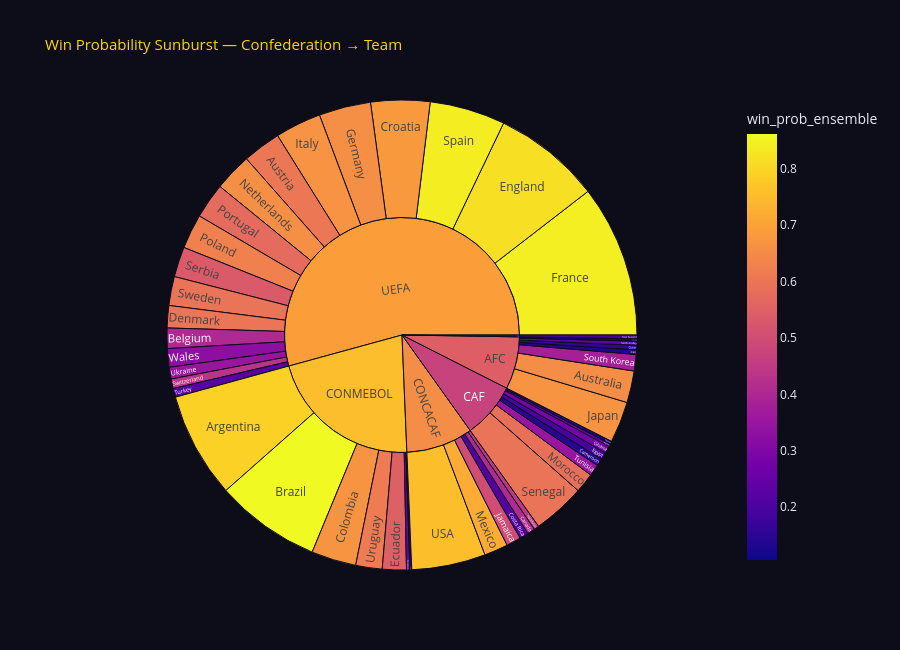

Notebook code for this chart:
### Code cell
fig = px.sunburst(
    pred_df, path=['confederation','team_name'],
    values='win_prob_ensemble', color='win_prob_ensemble',
    color_continuous_scale='plasma',
    title='Win Probability Sunburst — Confederation → Team',
    height=650,
)
fig.update_layout(
    paper_bgcolor='#0d0d1a', font_color='#e8e8f0',
    title_font_color='#FFD700', title_font_size=15)
fig.show()

### Figure 1 — Plotly figure (JSON) as saved in the notebook; plotly's stock layout.template omitted (floating-point values rounded to 4 significant figures)
{"data": [{"branchvalues": "total", "customdata": [[0.8613], [0.8164], [0.8392], [0.7896], [0.8438], [0.6699], [0.7555], [0.6677], [0.6581], [0.6796], [0.6573], [0.6039], [0.628], [0.5339], [0.6694], [0.6536], [0.5974], [0.7184], [0.5742], [0.6001], [0.6139], [0.5966], [0.4964], [0.5887], [0.5474], [0.3509], [0.3284], [0.4042], [0.4355], [0.4093], [0.3495], [0.4464], [0.3814], [0.2823], [0.2158], [0.1934], [0.238], [0.2501], [0.227], [0.2467], [0.1933], [0.1609], [0.1456], [0.1322], [0.158], [0.1276], [0.1065], [0.7534], [0.6923], [0.5452], [0.6532], [0.4723], [0.1933]], "domain": {"x": [0, 1], "y": [0, 1]}, "hovertemplate": "labels=%{label}<br>win_prob_ensemble_sum=%{value}<br>parent=%{parent}<br>id=%{id}<br>win_prob_ensemble=%{color}<extra></extra>", "ids": ["CONMEBOL/Brazil", "UEFA/England", "UEFA/Spain", "CONMEBOL/Argentina", "UEFA/France", "AFC/Japan", "CONCACAF/USA", "UEFA/Italy", "UEFA/Netherlands", "UEFA/Croatia", "UEFA/Germany", "UEFA/Austria", "UEFA/Poland", "UEFA/Serbia", "CONMEBOL/Colombia", "AFC/Australia", "UEFA/Sweden", "CONCACAF/Mexico", "UEFA/Portugal", "UEFA/Denmark", "CONMEBOL/Uruguay", "CAF/Senegal", "CONCACAF/Jamaica", "CAF/Morocco", "CONMEBOL/Ecuador", "CAF/Tunisia", "UEFA/Wales", "UEFA/Belgium", "UEFA/Switzerland", "CONCACAF/Canada", "UEFA/Ukraine", "CONCACAF/Honduras", "AFC/South Korea", "CAF/Ghana", "CONCACAF/Costa Rica", "CAF/Egypt", "AFC/Saudi Arabia", "CONMEBOL/Paraguay", "UEFA/Turkey", "CAF/Algeria", "OFC/New Zealand", "AFC/Qatar", "CAF/Cameroon", "AFC/Iran", "CONMEBOL/Peru", "CAF/Nigeria", "AFC/China", "CONMEBOL", "UEFA", "AFC", "CONCACAF", "CAF", "OFC"], "labels": ["Brazil", "England", "Spain", "Argentina", "France", "Japan", "USA", "Italy", "Netherlands", "Croatia", "Germany", "Austria", "Poland", "Serbia", "Colombia", "Australia", "Sweden", "Mexico", "Portugal", "Denmark", "Uruguay", "Senegal", "Jamaica", "Morocco", "Ecuador", "Tunisia", "Wales", "Belgium", "Switzerland", "Canada", "Ukraine", "Honduras", "South Korea", "Ghana", "Costa Rica", "Egypt", "Saudi Arabia", "Paraguay", "Turkey", "Algeria", "New Zealand", "Qatar", "Cameroon", "Iran", "Peru", "Nigeria", "China", "CONMEBOL", "UEFA", "AFC", "CONCACAF", "CAF", "OFC"], "marker": {"coloraxis": "coloraxis", "colors": [0.8613, 0.8164, 0.8392, 0.7896, 0.8438, 0.6699, 0.7555, 0.6677, 0.6581, 0.6796, 0.6573, 0.6039, 0.628, 0.5339, 0.6694, 0.6536, 0.5974, 0.7184, 0.5742, 0.6001, 0.6139, 0.5966, 0.4964, 0.5887, 0.5474, 0.3509, 0.3284, 0.4042, 0.4355, 0.4093, 0.3495, 0.4464, 0.3814, 0.2823, 0.2158, 0.1934, 0.238, 0.2501, 0.227, 0.2467, 0.1933, 0.1609, 0.1456, 0.1322, 0.158, 0.1276, 0.1065, 0.7534, 0.6923, 0.5452, 0.6532, 0.4723, 0.1933]}, "name": "", "parents": ["CONMEBOL", "UEFA", "UEFA", "CONMEBOL", "UEFA", "AFC", "CONCACAF", "UEFA", "UEFA", "UEFA", "UEFA", "UEFA", "UEFA", "UEFA", "CONMEBOL", "AFC", "UEFA", "CONCACAF", "UEFA", "UEFA", "CONMEBOL", "CAF", "CONCACAF", "CAF", "CONMEBOL", "CAF", "UEFA", "UEFA", "UEFA", "CONCACAF", "UEFA", "CONCACAF", "AFC", "CAF", "CONCACAF", "CAF", "AFC", "CONMEBOL", "UEFA", "CAF", "OFC", "AFC", "CAF", "AFC", "CONMEBOL", "CAF", "AFC", "", "", "", "", "", ""], "type": "sunburst", "values": [9.257, 9.48, 6.642, 9.265, 13.38, 3.627, 6.496, 4.048, 3.318, 5.196, 4.56, 3.367, 3.036, 2.655, 3.943, 2.793, 2.543, 2.089, 3.118, 1.957, 2.323, 4.612, 1.288, 1.736, 2.103, 1.003, 1.629, 1.788, 0.839, 0.6704, 1.028, 0.4464, 1.446, 0.6398, 0.7835, 0.6403, 0.3606, 0.3017, 0.7753, 0.2467, 0.3271, 0.3895, 0.6551, 0.4053, 0.158, 0.245, 0.2063, 27.35, 69.36, 9.228, 11.77, 9.778, 0.3271]}], "layout": {"coloraxis": {"colorbar": {"title": {"text": "win_prob_ensemble"}}, "colorscale": [[0, "#0d0887"], [0.1111, "#46039f"], [0.2222, "#7201a8"], [0.3333, "#9c179e"], [0.4444, "#bd3786"], [0.5556, "#d8576b"], [0.6667, "#ed7953"], [0.7778, "#fb9f3a"], [0.8889, "#fdca26"], [1, "#f0f921"]]}, "font": {"color": "#e8e8f0"}, "height": 650, "legend": {"tracegroupgap": 0}, "paper_bgcolor": "#0d0d1a", "title": {"font": {"color": "#FFD700", "size": 15}, "text": "Win Probability Sunburst — Confederation → Team"}}}
